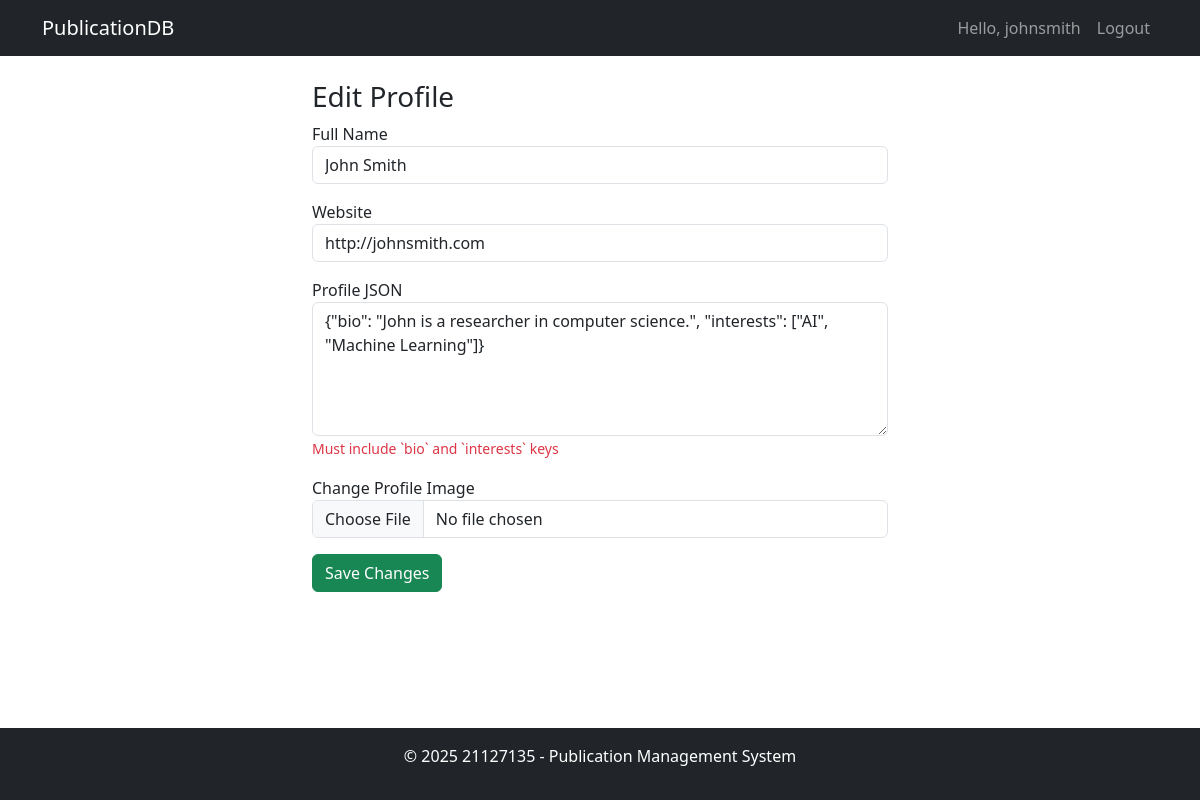
Page /index.php?controller=author&action=edit (signed in) on the committed database.
### tables this page shows
CREATE TABLE AUTHORS (
    user_id INT PRIMARY KEY,
    full_name VARCHAR(255) NOT NULL,
    website VARCHAR(255),
    profile_json_text VARCHAR(4000),
    image_path VARCHAR(255),
    FOREIGN KEY (user_id) REFERENCES USERS(user_id)
);

### controllers/author_controller.php (called while the page is built, shortened)
<?php
class AuthorController
{
    function edit()
    {
        require_once("config/config.inc.php");
        $user_id = $_SESSION['user']['user_id'];
        $author = $mysqli->query("SELECT * FROM AUTHORS WHERE user_id = $user_id")->fetch_assoc();
        require("views/author/edit.php");
    }
}

### views/author/edit.php (the view, shortened to what this page needs)
<?php include("views/partials/header.php"); ?>
<div class="container my-4" style="max-width: 600px;">
    <h3>Edit Profile</h3>
    <form method="post" enctype="multipart/form-data">
        <div class="mb-3">
            <label>Full Name</label>
            <input name="full_name" class="form-control" value="<?= htmlspecialchars($author['full_name']) ?>" required>
        </div>
        <div class="mb-3">
            <label>Website</label>
            <input name="website" class="form-control" value="<?= htmlspecialchars($author['website']) ?>">
        </div>
        <div class="mb-3">
            <label>Profile JSON</label>
            <textarea name="profile_json_text" class="form-control" rows="5" required><?= htmlspecialchars($author['profile_json_text']) ?></textarea>
            <small class="text-danger">Must include `bio` and `interests` keys</small>
        </div>
        <div class="mb-3">
            <label>Change Profile Image</label>
            <input type="file" name="image" class="form-control">
        </div>
        <button class="btn btn-success">Save Changes</button>
    </form>
</div>
<?php include("views/partials/footer.php"); ?>

### rows in the picture
authors: full_name "John Smith", website "http://johnsmith.com", profile_json_text "{\"bio\": \"John is a researcher in computer science.\", \"interests\": [\"AI\", \"Machine Learning\"]}"

### other values in the picture
$_SESSION['user']['username'] "johnsmith"
